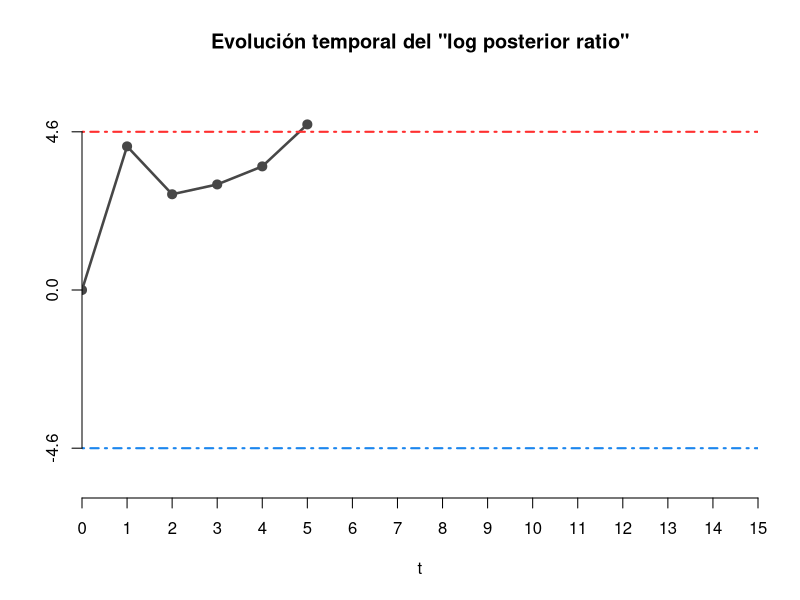
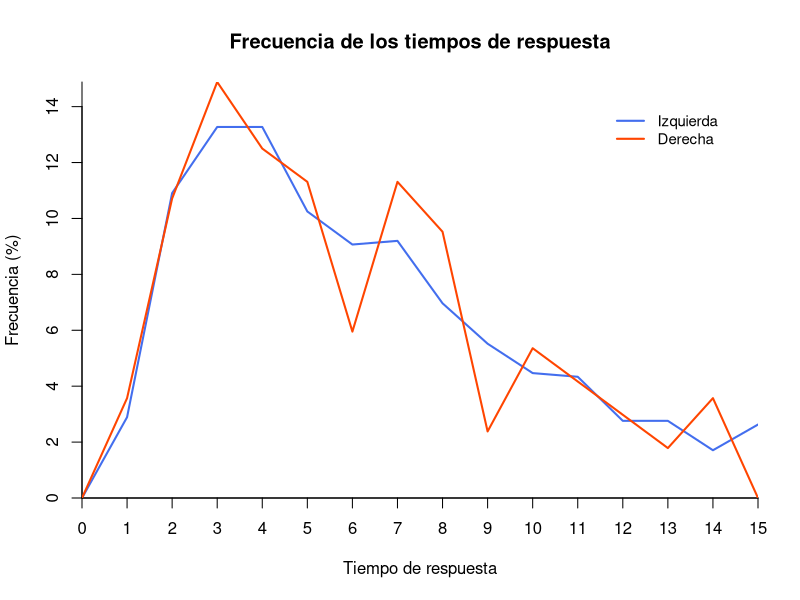

Write the R code that produced these figures, in order.
# Acumulación de evidencia

# Inferencia bayesiana recursiva para el caso en el que el estado del mundo es 
# estático y discreto (en particular, binario). 

# Esta es una implementacion del ejemplo del libro "Bayesian perception: an 
# introduction" por Wei Ji Ma, Konrad Kording y Daniel Goldreich.
# En este caso, el estado del mundo no cambia a lo largo del tiempo, pero el
# sujeto va incorporando nueva información. El ejemplo del libro trata de 
# identificar la dirección general en la que se mueve un conjunto de puntos.

# Por el análisis realizado en el libro, se tiene que la log posterior evoluciona
# como la log likelihood. Además, se supone que el logaritmo del cociente de
# likelihoods tiene distribución normal. Más precisamente, en el ejemplo,
# se considera que la media es 0.5 y el desvío estándar 2

loglike_mu = 0.5
loglike_sigma = 2

# Se consideran los intervalos temporales:
N = 15

# El sujeto decide por Izquierda si la variable de decisión (d) es mayor o igual 
# que 4.6 y por Derecha si es menor o igual que -4.6 . Al comenzar, el sujeto
# asume que el movimiento en cualquier dirección es equiprobable. Por lo tanto,
# comienza con d = 0

upper_bound = 4.6
lower_bound = -4.6

d = 0
d_vals = c(0, rep(NaN, N))

# Se simula el trial del sujeto:
t = 2
while (-4.6 < d & d < 4.6 & t <= N + 1){
  d = d + rnorm(1, loglike_mu, loglike_sigma)
  d_vals[t] = d
  t = t + 1
}
plot(seq(0, N), d_vals, ylim = c(-5.6, 5.6), xaxt='n', xaxs='i', type='o',
     col = 'gray28', lwd = 2.5, pch = 19, xlab = 't', ylab = '', axes = FALSE,
     main = 'Evolución temporal del "log posterior ratio"')
abline(h = c(upper_bound, lower_bound), col=c('firebrick1', 'dodgerblue2'),
       lwd = 2, lty=4)
axis(1, at = seq(0, N))
axis(2, at = c(lower_bound, 0, upper_bound))

# También podemos simular varios trials y graficar el tiempo de respuesta según
# la decisión: 
nsims = 1000
t_vals = rep(NaN, nsims)
decision = rep(NaN, nsims)

for (j in 1:nsims){
  
  d = 0

  # Se simula el trial del sujeto:
  t = 2
  while (-4.6 < d & d < 4.6 & t - 1 <= N ){
    d = d + rnorm(1, loglike_mu, loglike_sigma)
    d_vals[t] = d
    t = t + 1
  }
  t_vals[j] = t - 2
  decision[j] = ifelse( d < 4.6 & d > -4.6, NA, ifelse( d >= 4.6, 0, 1))
}

utvals = sort(unique(t_vals))
ls = list()

for (dec in c(0,1)){
  dec_tvals = t_vals[which(decision == dec)]
  decutvals = sort(unique(dec_tvals))
  t_freq = rep(0, length(utvals))
  i = 1
  for (t in decutvals){
    t_freq[i] = sum(dec_tvals == t) / length(dec_tvals)
    i = i + 1
  }
  if (dec == 0){
    ls[[1]] = c(0, t_freq) * 100
  }else{
    ls[[2]] = c(0, t_freq) * 100
  }
}

names(ls) = c('izqfreq', 'derfreq')
plot(c(0,utvals), ls$izqfreq, type='l', xaxt = 'n', yaxs='i',
     xaxs ='i', col = 'royalblue2', lwd = 2, bty = 'L',
     ylab = 'Frecuencia (%)', xlab = 'Tiempo de respuesta',
     main = 'Frecuencia de los tiempos de respuesta',
     ylim = c(0, max(c(ls$izqfreq, ls$derfreq))))
axis(1, at = seq(0, max(t_vals)))
lines(c(0, utvals), ls$derfreq, type='l', col = 'orangered1', lwd = 2)
labels = c('Izquierda', 'Derecha')
legend('topright', inset=0.05, labels, lwd=2, lty = c(1,1), bty='n', cex=0.9,
       col = c('royalblue2', 'orangered1'))
